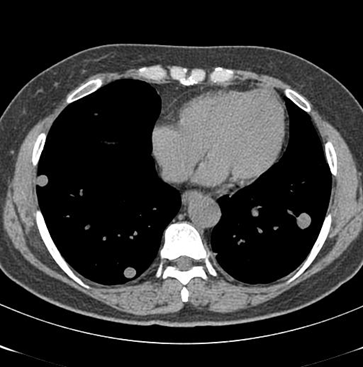
#> input picture lung_1.png, 363 x 367 px, found by its file name; the run also reads 1 picture not shown here
$ jupyter execute lung_nodule_detection.ipynb   (shell and % lines are left out)
#> lines starting #> are read from the running program, lines starting #| are printed output that depends on the picture; after the words box and inside, x2 and y2 are one past the last pixel; in counts of white or black regions, pixels touching at a corner belong together
<a href="https://colab.research.google.com/github/medbme/colab/blob/master/lung_nodule_detection.ipynb" target="_parent"></a>

[cell 1]
# 이미지 파일 및 기타 파일 GitHub에서 가져오는 코드

[cell 2]

import numpy as np
import cv2
import matplotlib.pyplot as plt
from PIL import Image

# 이미지 불러오기
img = cv2.imread('colab/lung_1.png') # in BGR mode
#> img is the input picture: shape (367, 363, 3); min 0, max 255, mean 52.2
img = cv2.cvtColor(img, cv2.COLOR_BGR2RGB)

plt.imshow(img,interpolation='bicubic')
plt.show()

[cell 3]
# 색 반전 시키기 - 폐 부분을 희게

img_color = img
height,width = img_color.shape[:2]
#> height = 367; width = 363

img_hsv = cv2.cvtColor(img_color, cv2.COLOR_BGR2HSV)
#> img_hsv: shape (367, 363, 3); mean H, S, V 0, 0, 52.2

lower_blue = (0,0,0)
upper_blue = (30,30,30)
img_mask = cv2.inRange(img_hsv, lower_blue, upper_blue)
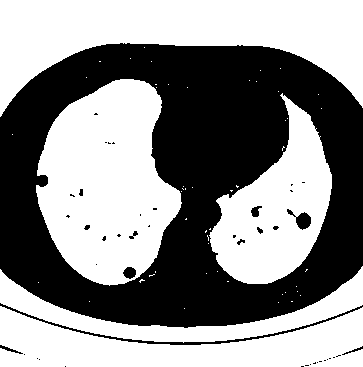
#> img_mask: shape (367, 363); 55.1% white; 44 black regions (32 under 20 px), largest, box (x1, y1, x2, y2) and area: (0, 43, 363, 328) 58133, (0, 303, 363, 345) 852, (287, 209, 311, 230) 222

plt.imshow(img_mask, cmap='Greys_r')

[cell 4]
# 폐 노듈 검출

import cv2
import numpy as np
from google.colab.patches import cv2_imshow

def houghCircle():
    img1=cv2.imread('colab/lung_mask.png')
    img2=img1.copy()
    img2 = cv2.GaussianBlur(img2, (7,7), 0)
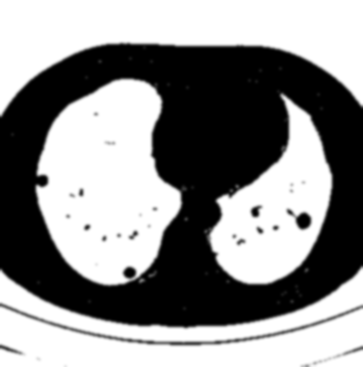
#> img2: shape (367, 363, 3); min 0, max 255, mean 140.6
    imgray=cv2.cvtColor(img2,cv2.COLOR_BGR2GRAY)

    circles = cv2.HoughCircles(imgray,cv2.HOUGH_GRADIENT,1,10,
                             param1=40, param2=10, minRadius=5, maxRadius=10)
#> circles = [[129.5, 272.5, 5.5], [302.5, 220.5, 8.2], [41.5, 180.5, 6]]
    if circles is not None:
        circles = np.uint16(np.around(circles))
#> circles = [[130, 272, 6], [302, 220, 8], [42, 180, 6]]

        for i in circles[0, :]:
            cv2.circle(img1, (i[0],i[1]),i[2],(0,0,255),2)
#> this loop made 3 passes
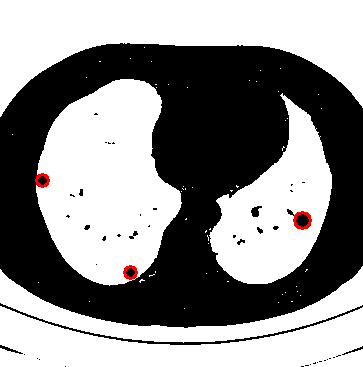
#> img1: shape (367, 363, 3); mean B, G, R 140.3, 140.3, 141

        cv2_imshow(img1)
#         cv2.waitKey(0)
#         cv2.destroyAllWindows()

houghCircle()
